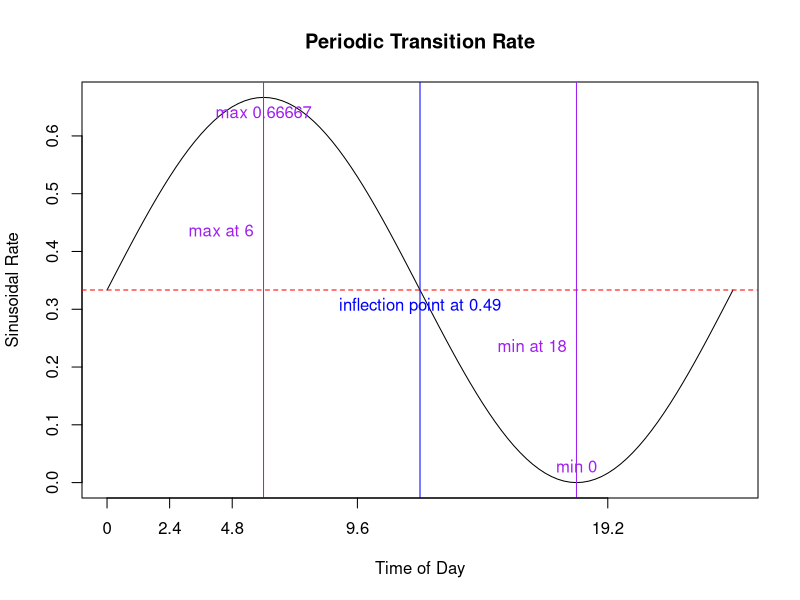

The R source for this figure: (Note: this script raises an error after producing the figure.)
rm(list=ls());gc()


# follows notation from "Mt/G/inf Queues with Sinuoidal Arrival Rates (Eick, Massey, Whitt 1993)
# parameterized in days (hence psi=1 as denominator in sin curve)
sinRate <- function(t,alpha,lambda,off=0){
  if(abs(alpha)>1){stop("alpha parameter must be |alpha| <= 1")}
  lambda + lambda*alpha*sin((2*pi*t-(off/24))/1)
}

oneDay = seq(from=0,to=1,by=0.01)

lambdaMean = 1/3
sinCurve = sinRate(t=oneDay,alpha = 1,lambda = lambdaMean,off = 0)

plot({
  sinCurve
},type="l",xaxt="n",xlab = "Time of Day",ylab = "Sinusoidal Rate",main = "Periodic Transition Rate")
abline(h = lambdaMean,lty = 2,col="red")
abline(v = which.max(sinCurve),col = "purple")
text(x = which.max(sinCurve),y = lambdaMean+0.1,labels = paste0("max at ",oneDay[which.max(sinCurve)]*24),pos = 2,col="purple")
text(x = which.max(sinCurve),y = max(sinCurve),labels = paste0("max ",round(max(sinCurve),5)),pos = 1, col = "purple")
abline(v = which.min(sinCurve),col = "purple")
text(x = which.min(sinCurve),y = lambdaMean-0.1,labels = paste0("min at ",oneDay[which.min(sinCurve)]*24),pos = 2,col="purple")
text(x = which.min(sinCurve),y = min(sinCurve),labels = paste0("min ",round(min(sinCurve),5)),pos = 3, col = "purple")

inflexPts = rle(sign(diff(diff(sinCurve))))$lengths
for(i in 2:length(inflexPts)){
  pt = mean(rle(sign(diff(diff(sinCurve))))$lengths[i-1] + 1)
  abline(v = pt,col = "blue")
  text(x = pt,y = lambdaMean,pos = 1,col = "blue",labels = paste0("inflection point at ",oneDay[rle(sign(diff(diff(sinCurve))))$lengths[i-1]]))
}

axis(side = 1,at = which(oneDay%%0.1==0) ,labels = oneDay[oneDay%%0.1==0] * 24)


# gammaMosquito: a mosquito whose time-to-event (waiting time) distributions follow the Gamma(N,rate) distribution to reduce variance
gammaMosquito <- function(N=5,alpha=1,off=0){
  
  states = vector(mode = "list",length = 100)
  times = vector(mode = "list",length = 100)
  duration = vector(mode = "list",length = 100)
  
  times[[1]] = 0
  states[[1]] = "B"
  
  i = 2
  while(states[[i-1]]!="D"){
    
    print(paste0("iteration: ",i, " tNow: ",times[[i-1]]))
    switch(EXPR = states[[i-1]],
           B = {
             
             # diurnal forcing
             tNow = (times[[i-1]] %% 1)
             
             # duration of time until next event
             tDur = rgamma(n = 1,shape = N,rate = sinRate(t = tNow,alpha = alpha,lambda = Btime,off = off)*N)
             duration[[i-1]] = tDur
             
             # time of next event
             times[[i]] = times[[i-1]] + tDur
             
             # choose next event
             pDie = pgamma(q = tDur,shape = N,rate = g*N)
             # pDie = 1-exp(-g*tDur)
             if(runif(1) < pDie){
               states[[i]] = "D"
             } else {
               states[[i]] = "R"
             }
             
           },
           R = {
             
             # diurnal forcing
             tNow = (times[[i-1]] %% 1)
             
             # duration of time until next event
             tDur = rgamma(n = 1,shape = N,rate = sinRate(t = tNow,alpha = alpha,lambda = Rtime,off = off)*N)
             duration[[i-1]] = tDur
             
             # time of next event
             times[[i]] = times[[i-1]] + tDur
             
             # choose next event
             pDie = pgamma(q = tDur,shape = N,rate = g*N)
             # pDie = 1-exp(-g*tDur)
             if(runif(1) < pDie){
               states[[i]] = "D"
             } else {
               states[[i]] = "O"
             }
             
           },
           O = {
             
             # diurnal forcing
             tNow = (times[[i-1]] %% 1)                                                                                                                                                                
             
             # duration of time until next event
             tDur = rgamma(n = 1,shape = N,rate = sinRate(t = tNow,alpha = alpha,lambda = Otime,off = off)*N)
             duration[[i-1]] = tDur
             
             # time of next event
             times[[i]] = times[[i-1]] + tDur
             
             # choose next event
             # pDie = 1-exp(-g*tDur)
             pDie = pgamma(q = tDur,shape = N,rate = g*N)
             if(runif(1) < pDie){
               states[[i]] = "D"
             } else {
               states[[i]] = "B"
             }
             
           },
           {stop(paste0("unrecognized state",states[[i-1]]))}
    )
    
    i = i+1
  }
  return(list(
    states=unlist(Filter(Negate(is.null),states)),
    times=unlist(Filter(Negate(is.null),times)),
    duration=unlist(Filter(Negate(is.null),duration))
  ))
}


Btime = 1/(1/3)
Rtime = 1/(1/3)
Otime = 1/(1/3)
g = 1/12

mosyOut = gammaMosquito(N = 1,alpha = 1,off = 0)
plotMosyOut(mosyOut)

cohort = parallel::mclapply(X = 1:100,FUN = function(x){gammaMosquito(N=512,alpha=1)})



avgLife = vapply(X = cohort,FUN = function(x){
  tail(x$times,1)
},FUN.VALUE = numeric(1),USE.NAMES = FALSE)
avgLife = mean(avgLife); avgLife




###############################################################################
# Old Hazard Forcing
###############################################################################








t=seq(from=0,to=24*60,by=0.01)

hourGrain = 120
xHours = which(t %% hourGrain == 0)
plot({
  (sin((2*pi*t)/1440)*0.5 + 1)
},type="l",ylim=c(0,2),ylab="Relative Activity Levels",xlab="Time of Day",main="Mosquito Diurnal Forcing",xaxt="n")
abline(h = 1,lty = 2)
axis(side = 1,at = xHours,labels = paste0(t[xHours]/60,":00"))


# t: tNow
# o: offset (in hours)
hazFunc <- function(t,o=-2){
  (sin((2*pi*(t-o*60))/1440)*0.75 + 1)
}
hazCurve = hazFunc(t = t,o = 0)
plot(hazCurve,type="l",ylim=c(0,2),ylab="Relative Activity Levels",xlab="Time of Day",main="Mosquito Diurnal Forcing",xaxt="n")
abline(h = 1,lty = 2)
axis(side = 1,at = xHours,labels = paste0(t[xHours]/60,":00"))


Btime = 1/1
Rtime = 1/1
Otime = 1/1
g = 1/10

exponentialMosquito <- function(o=0){
  
  states = vector(mode = "list",length = 100)
  times = vector(mode = "list",length = 100)
  duration = vector(mode = "list",length = 100)
  
  times[[1]] = 0
  states[[1]] = "B"
  
  i = 2
  while(states[[i-1]]!="D"){
    
    print(paste0("iteration: ",i, " tNow: ",times[[i-1]]))
    switch(EXPR = states[[i-1]],
           B = {
             
             # diurnal forcing
             tNow = (times[[i-1]] %% 1)*24*60
             force = hazFunc(t=tNow,o = o)
             
             # duration of time until next event
             tDur = rexp(n = 1,rate = Btime*force)
             duration[[i-1]] = tDur
             
             # time of next event
             times[[i]] = times[[i-1]] + tDur
             
             # choose next event
             pDie = g*tDur
             if(runif(1) < pDie){
               states[[i]] = "D"
             } else {
               states[[i]] = "R"
             }
             
           },
           R = {

             # diurnal forcing
             tNow = (times[[i-1]] %% 1)*24*60
             force = hazFunc(t=tNow,o = o)
             
             # duration of time until next event
             tDur = rexp(n = 1,rate = Rtime*force)
             duration[[i-1]] = tDur
             
             # time of next event
             times[[i]] = times[[i-1]] + tDur
             
             # choose next event
             pDie = g*tDur
             if(runif(1) < pDie){
               states[[i]] = "D"
             } else {
               states[[i]] = "O"
             }
             
           },
           O = {

             # diurnal forcing
             tNow = (times[[i-1]] %% 1)*24*60
             force = hazFunc(t=tNow,o = o)
             
             # duration of time until next event
             tDur = rexp(n = 1,rate = Otime*force)
             duration[[i-1]] = tDur
             
             # time of next event
             times[[i]] = times[[i-1]] + tDur
             
             # choose next event
             pDie = g*tDur
             if(runif(1) < pDie){
               states[[i]] = "D"
             } else {
               states[[i]] = "B"
             }
             
           },
           {stop(paste0("unrecognized state",states[[i-1]]))}
    )
    
    i = i+1
  }
  return(list(
      states=unlist(Filter(Negate(is.null),states)),
      times=unlist(Filter(Negate(is.null),times)),
      duration=unlist(Filter(Negate(is.null),duration))
    ))
}


mosyOut = exponentialMosquito()
plotMosyOut(mosyOut)


plotMosyOut = function(out,o=0){
  
  tMax = ceiling(max(out$times))
  tSeq = seq(from=0,to=tMax*24*60,by=0.1)
  
  daySeq = vapply(X = 0:(tMax-1),FUN = function(x){x*24*60},FUN.VALUE = numeric(1),USE.NAMES = FALSE)
  
  # plot the diurnal forcing used
  hourGrain = 60*12
  xHours = which(tSeq %% hourGrain == 0)
  hazCurve = hazFunc(t = tSeq,o = o)
  plot(x=tSeq,y=hazCurve,type="l",ylim=c(0,2),ylab="Relative Activity Levels",xlab="Time of Day",main="Mosquito Diurnal Forcing",xaxt="n")
  abline(h = 1,lty = 2)
  hourLabel = (tSeq[xHours]/60) %% 24
  dayLabel = paste0("Day",0:(tMax-1))
  axis(side = 1,at = tSeq[xHours],labels = paste0(hourLabel,":00"))
  text(x = daySeq,y=0.01,labels = dayLabel)
  
  # plot the mosquito time series
  pointsX = out$times*24*60
  pointsY = hazFunc(t = pointsX,o = 0)
  pointsType = vapply(X = out$states,FUN = function(x){
      switch(x,
             B = 15,
             R = 16,
             O = 17,
             D = 18
       )
    },FUN.VALUE = numeric(1),USE.NAMES = FALSE)
  pointsCol = vapply(X = out$states,FUN = function(x){
    switch(x,
           B = "red",
           R = "blue",
           O = "purple",
           D = "darkgreen"
    )
  },FUN.VALUE = character(1),USE.NAMES = FALSE)
  points(pointsX,pointsY,pch=pointsType,col=pointsCol,cex=1.05)
  
}


cohort = parallel::mclapply(X = 1:100,FUN = function(x,o){exponentialMosquito(o=o)},o=0)



avgLife = vapply(X = cohort,FUN = function(x){
  tail(x$times,1)
},FUN.VALUE = numeric(1),USE.NAMES = FALSE)
avgLife = mean(avgLife); avgLife

ptsX = unlist(lapply(X = cohort,FUN = function(x){x$times}))
ptsY = hazFunc(t = ptsX*60*24,o = 0)
sum(ptsY>=1) / length(ptsY)
sum(ptsY<1) / length(ptsY)

plotMosyPopOut = function(cohort,o=0){
  
  tMax = vapply(X = cohort,FUN = function(x){
    tail(x$times,1)
  },FUN.VALUE = numeric(1),USE.NAMES = FALSE)
  tMax = ceiling(max(tMax))
  
  tSeq = seq(from=0,to=tMax*24*60,by=0.1)
  
  daySeq = vapply(X = 0:(tMax-1),FUN = function(x){x*24*60},FUN.VALUE = numeric(1),USE.NAMES = FALSE)
  
  # plot the diurnal forcing used
  hourGrain = 60*12
  xHours = which(tSeq %% hourGrain == 0)
  hazCurve = hazFunc(t = tSeq,o = o)
  plot(x=tSeq,y=hazCurve,type="l",ylim=c(0,2),ylab="Relative Activity Levels",xlab="Time of Day",main="Mosquito Diurnal Forcing",xaxt="n")
  abline(h = 1,lty = 2)
  hourLabel = (tSeq[xHours]/60) %% 24
  dayLabel = paste0("Day",0:(tMax-1))
  axis(side = 1,at = tSeq[xHours],labels = paste0(hourLabel,":00"))
  text(x = daySeq,y=0.01,labels = dayLabel)

  
  for(i in 1:length(cohort)){
    # plot the mosquito time series
    pointsX = cohort[[i]]$times*24*60
    pointsY = hazFunc(t = pointsX,o = 0)
    pointsType = vapply(X = cohort[[i]]$states,FUN = function(x){
      switch(x,
             B = 15,
             R = 16,
             O = 17,
             D = 18
      )
    },FUN.VALUE = numeric(1),USE.NAMES = FALSE)
    pointsCol = vapply(X = cohort[[i]]$states,FUN = function(x){
      switch(x,
             B = "red",
             R = "blue",
             O = "purple",
             D = "darkgreen"
      )
    },FUN.VALUE = character(1),USE.NAMES = FALSE)
    points(pointsX,pointsY,pch=pointsType,col=pointsCol,cex=1.05)
  }
  
}

plotMosyPopOut(cohort)





gammaMosquito <- function(N=5,o=0){
  
  states = vector(mode = "list",length = 100)
  times = vector(mode = "list",length = 100)
  duration = vector(mode = "list",length = 100)
  
  times[[1]] = 0
  states[[1]] = "B"
  
  i = 2
  while(states[[i-1]]!="D"){
    
    print(paste0("iteration: ",i, " tNow: ",times[[i-1]]))
    switch(EXPR = states[[i-1]],
           B = {
             
             # diurnal forcing
             tNow = (times[[i-1]] %% 1)*24*60
             force = hazFunc(t=tNow,o = o)
             
             # duration of time until next event
             tDur = rgamma(n = 1,shape = N,rate = Btime*force*N)
             duration[[i-1]] = tDur
             
             # time of next event
             times[[i]] = times[[i-1]] + tDur
             
             # choose next event
             pDie = g*tDur
             if(runif(1) < pDie){
               states[[i]] = "D"
             } else {
               states[[i]] = "R"
             }
             
           },
           R = {
             
             # diurnal forcing
             tNow = (times[[i-1]] %% 1)*24*60
             force = hazFunc(t=tNow,o = o)
             
             # duration of time until next event
             tDur = rgamma(n = 1,shape = N,rate = Rtime*force*N)
             duration[[i-1]] = tDur
             
             # time of next event
             times[[i]] = times[[i-1]] + tDur
             
             # choose next event
             pDie = g*tDur
             if(runif(1) < pDie){
               states[[i]] = "D"
             } else {
               states[[i]] = "O"
             }
             
           },
           O = {
             
             # diurnal forcing
             tNow = (times[[i-1]] %% 1)*24*60
             force = hazFunc(t=tNow,o = o)
             
             # duration of time until next event
             tDur = rgamma(n = 1,shape = N,rate = Otime*force*N)
             duration[[i-1]] = tDur
             
             # time of next event
             times[[i]] = times[[i-1]] + tDur
             
             # choose next event
             pDie = g*tDur
             if(runif(1) < pDie){
               states[[i]] = "D"
             } else {
               states[[i]] = "B"
             }
             
           },
           {stop(paste0("unrecognized state",states[[i-1]]))}
    )
    
    i = i+1
  }
  return(list(
    states=unlist(Filter(Negate(is.null),states)),
    times=unlist(Filter(Negate(is.null),times)),
    duration=unlist(Filter(Negate(is.null),duration))
  ))
}


cohort = parallel::mclapply(X = 1:100,FUN = function(x,N,o){gammaMosquito(N=N,o=o)},o=0,N=12)

plotMosyPopOut(cohort = cohort)



out = gammaMosquito(N = 64,o = 0)
plotMosyOut(out)
